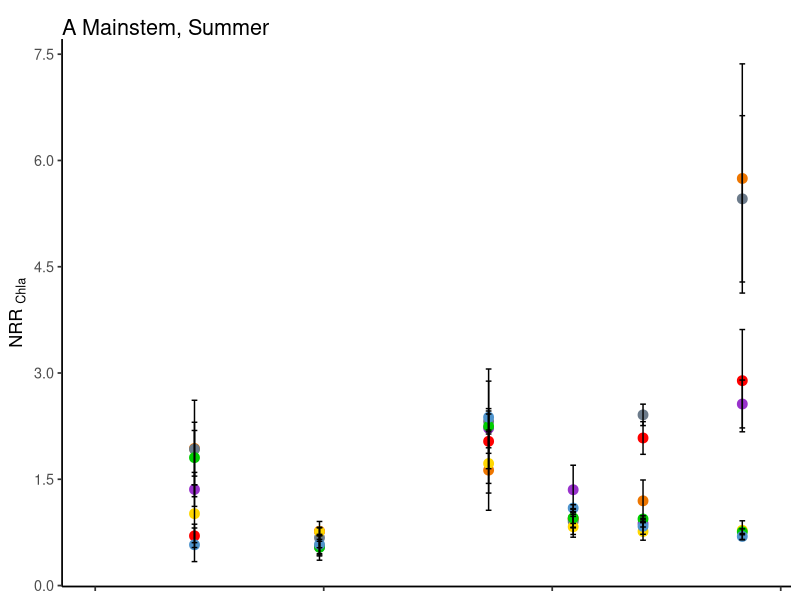
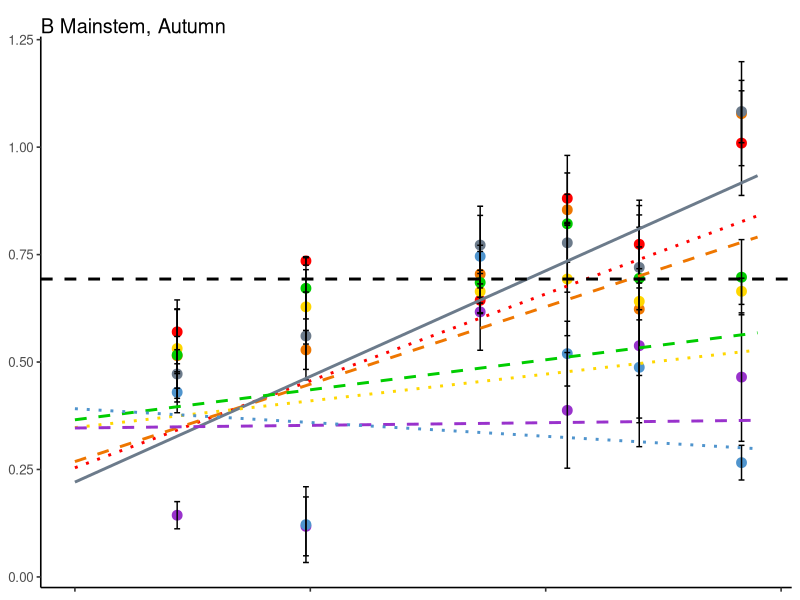
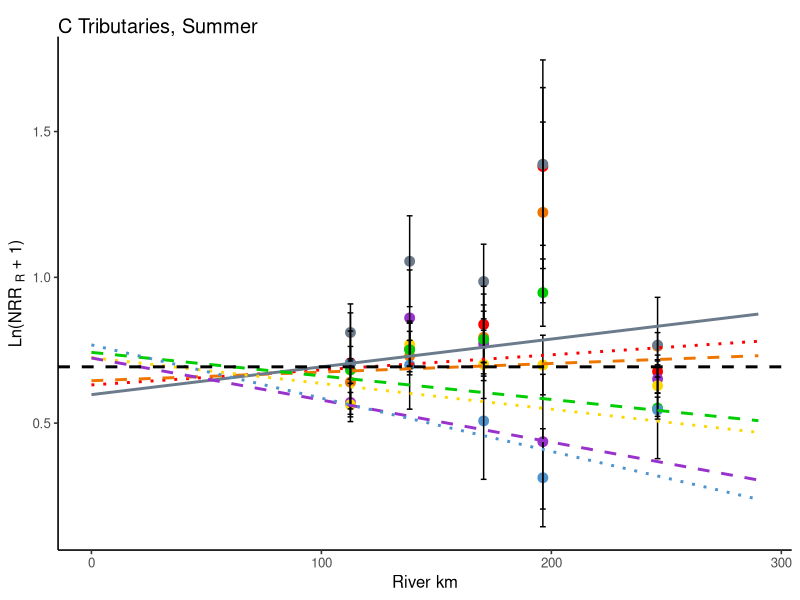
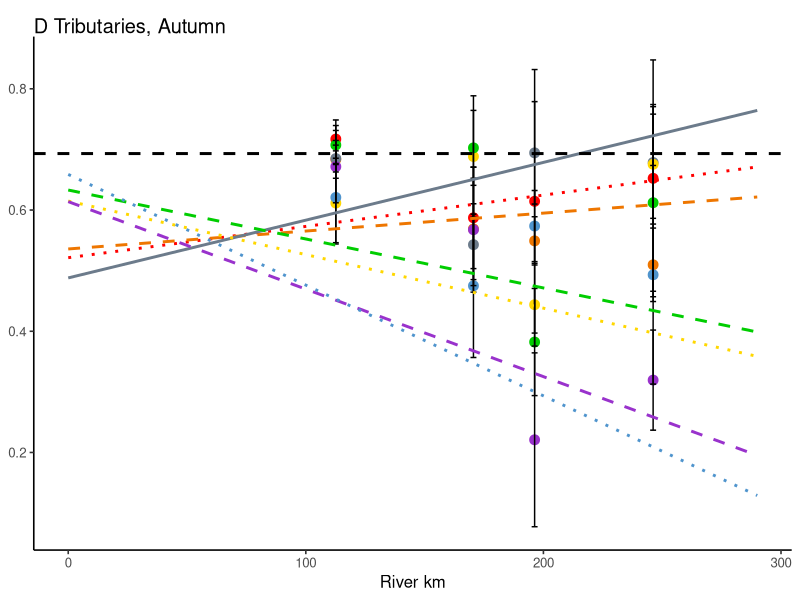

The R source for these figures, in order: (Note: this script raises an error after producing the figures.)
library(plyr)
library(dplyr)
library(ggplot2)
library(gridExtra)

#data (created in "all sites" by combining NDS files and water chem file)
nds_chem<-read.csv("NDS_chem_all.csv")
nds_chem$river_mile<-ifelse(nds_chem$stream=="ahtanum", 106, nds_chem$river_mile)
nds_chem$river_km<-nds_chem$river_mile*1.609
nds_chem$stream<-as.factor(nds_chem$stream)
nds_chem$season<-as.factor(nds_chem$season)
nds_chem$type<-as.factor(nds_chem$type)
nds_chem$Stream<-recode(nds_chem$stream, 'ahtanum'='Ahtanum', 'century'='Century Landing', 'kiona'='Kiona', 'mabton'='Mabton',
                                           'reecer'= 'Reecer', 'ringer'='Ringer', 'roza'='Roza', 'satus'='Satus', 
                                           'toppenish'='Toppenish', 'wenas'='Wenas', 'cleelum'='Cle Elum')
nds_chem$Si.mgL_Si<-nds_chem$Si.mgL*28.0855/60.08 #needed because data from Seal are expressed as mg SiO2, not as mg Si

nds_s<-subset(nds_chem, top=="sponge")
nds_s <- subset(nds_s, !(is.na(nds_s$cr.nrr)))

nds_g<-subset(nds_chem, top=="glass")
nds_g <- subset(nds_g, !(is.na(nds_g$chla.nrr)))

nds_s$Stream <- factor(nds_s$Stream, levels = c("Cle Elum", "Reecer", "Ringer", "Roza", "Wenas", "Century Landing",
                                                "Ahtanum", "Toppenish", "Satus", "Mabton", "Kiona"))

nds_g$Stream <- factor(nds_g$Stream, levels = c("Cle Elum", "Reecer", "Ringer", "Roza", "Wenas", "Century Landing",
                                                "Ahtanum", "Toppenish", "Satus", "Mabton", "Kiona"))

nds_g$season<-factor(nds_g$season, levels=c("summer", "fall"))

nds_s$season<-factor(nds_s$season, levels=c("summer", "fall"))

#NRR figures
#summaries
sum_s<-ddply(nds_s, c("stream", "nutrient", "season", "river_km", "top", "type", "Si.mgL_Si", "DOC.mgL", "DIN.mgNL", "oP.mgPL"), summarise, cr=mean(cr.area, na.rm=T), 
             cr_nrr=mean(cr.nrr, na.rm=T), se_cr=(sd(cr.area, na.rm=T)/sqrt(sum(!is.na(cr.area)))),
             se_cr_nrr=(sd(cr.nrr, na.rm=T)/sqrt(sum(!is.na(cr.nrr)))))
sum_s$nutrient<-as.factor(sum_s$nutrient)

sum_g<-ddply(nds_g, c("stream", "nutrient", "season", "river_km", "top","type", "Si.mgL_Si", "DOC.mgL", "DIN.mgNL", "oP.mgPL"), summarise, gpp=mean(gpp.area, na.rm=T),
             chl_a=mean(chla, na.rm=T), chl_a.nrr=mean(chla.nrr, na.rm=T), gpp.nrr=mean(gpp.nrr, na.rm=T), 
             se_gpp=(sd(gpp.area, na.rm=T)/sqrt(sum(!is.na(gpp.area)))), 
             se_chla=(sd(chla, na.rm=T)/sqrt(sum(!is.na(chla)))), 
             se_chla_nrr=(sd(chla.nrr, na.rm=T)/sqrt(sum(!is.na(chla.nrr)))))
sum_g$nutrient<-as.factor(sum_g$nutrient)

#figures showing ME models - updated 2/20/2024 because did not match output - unsure why
#CR NRR - separate by type to show different relationship between river mile and type
N.mains<-function (x){(0.4304319-0.06665833+ (0.0010123+0.0010095816)*x)}
NP.mains<-function (x){(0.4304319-0.05226625+(0.0010123+0.0007889932)*x)}
NPSi.mains<-function (x){(0.4304319-0.10001467+(0.0010123+0.0014462067)*x)}
NSi.mains<-function (x){(0.4304319+0.02581708 +(0.0010123-0.0009504016)*x)}
P.mains<-function (x){(0.4304319+0.02678777 +(0.0010123-0.0003903662)*x)}
PSi.mains<-function (x){(0.4304319+0.04495836 +(0.0010123-0.0003143952)*x)}
Si.mains<-function (x){(0.4304319+0.07073023 +(0.0010123-0.00133335)*x)}
mains<-function (x){0.4304319+0.0010123*x}

N.mainf<-function (x){(0.4304319-0.06665833+ (0.0010123+0.0010095816)*x)-0.1097521}
NP.mainf<-function (x){(0.4304319-0.05226625+(0.0010123+0.0007889932)*x)-0.1097521}
NPSi.mainf<-function (x){(0.4304319-0.10001467+(0.0010123+0.0014462067)*x)-0.1097521}
NSi.mainf<-function (x){(0.4304319+0.02581708 +(0.0010123-0.0009504016)*x)-0.1097521}
P.mainf<-function (x){(0.4304319+0.02678777 +(0.0010123-0.0003903662)*x)-0.1097521}
PSi.mainf<-function (x){(0.4304319+0.04495836 +(0.0010123-0.0003143952)*x)-0.1097521}
Si.mainf<-function (x){(0.4304319+0.07073023 +(0.0010123-0.00133335)*x)-0.1097521}
mainf<-function(x){(0.4304319+0.0010123*x)-0.1097521}

N.tribs<-function (x){(0.4304319-0.06665833+ (0.0010123+0.0010095816-0.0015056)*x)+0.2673480}
NP.tribs<-function (x){(0.4304319-0.05226625+(0.0010123+0.0007889932-0.0015056)*x)+0.2673480}
NPSi.tribs<-function (x){(0.4304319-0.10001450+(0.0010123+0.0014462060-0.0015056)*x)+0.2673480}
NSi.tribs<-function (x){(0.4304319+0.02581708 +(0.0010123-0.0009504016-0.0015056)*x)+0.2673480}
P.tribs<-function (x){(0.4304319+0.02678777 +(0.0010123-0.0003903662-0.0015056)*x)+0.2673480}
PSi.tribs<-function (x){(0.4304319+0.04495836 +(0.0010123-0.0003143952-0.0015056)*x)+0.2673480}
Si.tribs<-function (x){(0.4304319+0.07073023 +(0.0010123-0.00133335-0.0015056)*x)+0.2673480}
tribs<-function(x){(0.4304319+((0.0010123-0.0015056)*x))+0.2673480}

N.tribf<-function (x){(0.4304319-0.06665833+ (0.0010123+0.0010095816-0.0015056)*x)+0.2673480-0.1097521}
NP.tribf<-function (x){(0.4304319-0.05226625+(0.0010123+0.0007889932-0.0015056)*x)+0.2673480-0.1097521}
NPSi.tribf<-function (x){(0.4304319-0.10001450+(0.0010123+0.0014462060-0.0015056)*x)+0.2673480-0.1097521}
NSi.tribf<-function (x){(0.4304319+0.02581708 +(0.0010123-0.0009504016-0.0015056)*x)+0.2673480-0.1097521}
P.tribf<-function (x){(0.4304319+0.02678777 +(0.0010123-0.0003903662-0.0015056)*x)+0.2673480-0.1097521}
PSi.tribf<-function (x){(0.4304319+0.04495836 +(0.0010123-0.0003143952-0.0015056)*x)+0.2673480-0.1097521}
Si.tribf<-function (x){(0.4304319+0.07073023 +(0.0010123-0.00133335-0.0015056)*x)+0.2673480-0.1097521}
tribf<-function (x){(0.4304319+((0.0010123-0.0015056)*x))+0.2673480-0.1097521}

ave_all<-function(x){(0.4304319+0.0010123*x)}

#Fixed effects: log(cr.nrr + 1) ~ season + river_mile * type
#                       Value  Std.Error  DF   t-value  p-value
#(Intercept)          0.4304319 0.03463473 785 	12.427753  	0.0000
#seasonfall          -0.1097521 0.01345564 785 -8.156582  0.0000
#river_km             0.0010123 0.00037220 785  2.719848  0.0067
#typetrib             0.2673480 0.04474965 785  5.974304  0.0000
#river_km:typetrib   -0.0015056 0.00024023 785 -6.267546  0.0000

#         (Intercept)      river_km
#control  0.05064563 -0.0002562674
#N       -0.06665823  0.0010095811
#NP      -0.05226617  0.0007889928
#NPSi    -0.10001450  0.0014462060
#NSi      0.02581713 -0.0009504019
#P        0.02678773 -0.0003903661
#PSi      0.04495824 -0.0003143946
#Si       0.07073017 -0.0013333500

sum_s_main_s<-subset(sum_s,type=="mainstem"&season=="summer")
sum_s_main_f<-subset(sum_s, type=="mainstem" & season =="fall")
sum_s_trib_s<-subset(sum_s,type=="trib"&season=="summer")
sum_s_trib_f<-subset(sum_s,type=="trib"&season=="fall")

sum_s_main_s$nutrient<-factor(sum_s_main_s$nutrient, levels=c("control", "N", "P", "Si", "NP","NSi","PSi", "NPSi"))
sum_s_main_f$nutrient<-factor(sum_s_main_f$nutrient, levels=c("control", "N", "P", "Si", "NP","NSi","PSi","NPSi"))
sum_s_trib_s$nutrient<-factor(sum_s_trib_s$nutrient, levels=c("control", "N", "P", "Si", "NP","NSi","PSi","NPSi"))
sum_s_trib_f$nutrient<-factor(sum_s_trib_f$nutrient, levels=c("control", "N", "P", "Si", "NP","NSi","PSi","NPSi"))

A<-ggplot(subset(sum_s_main_s, !(nutrient=="control")), aes(x=river_km, y=log(cr_nrr+1)))+
  geom_point(aes(color=factor(nutrient)), size=3)+
  geom_errorbar(aes(ymin=log(cr_nrr+1)-log(se_cr_nrr+1), ymax=log(cr_nrr+1)+log(se_cr_nrr+1), width=2.5))+
  scale_color_manual(values=c("red","gold", "steelblue3", "darkorange2", "darkorchid", "green3", "slategray4"))+
  theme_classic(base_size = 12)+ylab(expression(paste('Ln(NRR ' [ R],' + 1)'))) + 
  theme(axis.text.x = element_blank(), axis.title.x = element_blank())+
  ggtitle("A Mainstem, Summer")+theme(plot.title = element_text(hjust = 0.0, vjust=-1))+
  scale_x_continuous(limits=c(0,290))+
  theme(legend.title=element_blank(),legend.position="none")+
   stat_function(fun=N.mains, color="red", lty="dotted", lwd=1)+
  stat_function(fun=NP.mains, color="darkorange2", lty="dashed",lwd=1)+
  stat_function(fun=NPSi.mains, color="slategray4", lty="solid",lwd=1)+
  stat_function(fun=P.mains, color="gold", lty="dotted",lwd=1)+
  stat_function(fun=PSi.mains, color="green3", lty="dashed",lwd=1)+
  stat_function(fun=NSi.mains, color="darkorchid", lty="dashed",lwd=1)+
  stat_function(fun=Si.mains, color="steelblue3", lty="dotted",lwd=1)+
  geom_hline(yintercept=log(2), lwd=1, lty="dashed")
stat_function(fun=mains, lwd=1)

B<-ggplot(subset(sum_s_main_f, !(nutrient=="control")), aes(x=river_km, y=log(cr_nrr+1)))+
  geom_point(aes(color=factor(nutrient)), size=3)+
  geom_errorbar(aes(ymin=log(cr_nrr+1)-log(se_cr_nrr+1), ymax=log(cr_nrr+1)+log(se_cr_nrr+1), width=2.5))+
  scale_color_manual(values=c("red","gold", "steelblue3", "darkorange2", "darkorchid", "green3", "slategray4"))+
  theme_classic(base_size = 12)+theme(axis.title.y = element_blank(), axis.title.x = element_blank(), axis.text.x = element_blank())+
   ggtitle("B Mainstem, Autumn")+theme(plot.title = element_text(hjust = 0.0, vjust=-1))+
  scale_x_continuous(limits=c(0,290))+
  theme(legend.title=element_blank(),legend.position="none")+
    stat_function(fun=N.mainf, color="red", lty="dotted", lwd=1)+
  stat_function(fun=NP.mainf, color="darkorange2", lty="dashed",lwd=1)+
  stat_function(fun=NPSi.mainf, color="slategray4", lty="solid",lwd=1)+
  stat_function(fun=P.mainf, color="gold", lty="dotted",lwd=1)+
  stat_function(fun=PSi.mainf, color="green3", lty="dashed",lwd=1)+
  stat_function(fun=NSi.mainf, color="darkorchid", lty="dashed",lwd=1)+
  stat_function(fun=Si.mainf, color="steelblue3", lty="dotted",lwd=1)+
  geom_hline(yintercept=log(2), lwd=1, lty="dashed")
stat_function(fun=mainf, lwd=1)

C<-ggplot(subset(sum_s_trib_s, !(nutrient=="control")), aes(x=river_km, y=log(cr_nrr+1)))+
  geom_point(aes(color=factor(nutrient)), size=3)+
  geom_errorbar(aes(ymin=log(cr_nrr+1)-log(se_cr_nrr+1), ymax=log(cr_nrr+1)+log(se_cr_nrr+1), width=2.5))+
  scale_color_manual(values=c("red","gold", "steelblue3", "darkorange2", "darkorchid", "green3", "slategray4"))+
  theme_classic(base_size=12)+ylab(expression(paste('Ln(NRR ' [R],' + 1)'))) +xlab("River km")+
  ggtitle("C Tributaries, Summer")+theme(plot.title = element_text(hjust = 0.0, vjust=-1))+
  theme(legend.title=element_blank(),legend.position="none")+
  scale_x_continuous(limits=c(0,290))+
    stat_function(fun=N.tribs, color="red", lty="dotted", lwd=1)+
  stat_function(fun=NP.tribs, color="darkorange2", lty="dashed", lwd=1)+
  stat_function(fun=NPSi.tribs, color="slategray4", lty="solid", lwd=1)+
  stat_function(fun=P.tribs, color="gold", lty="dotted", lwd=1)+
  stat_function(fun=PSi.tribs, color="green3", lty="dashed", lwd=1)+
  stat_function(fun=NSi.tribs, color="darkorchid", lty="dashed", lwd=1)+
  stat_function(fun=Si.tribs, color="steelblue3", lty="dotted", lwd=1)+
  geom_hline(yintercept=log(2), lwd=1, lty="dashed")
stat_function(fun=tribs, lwd=1)

D<-ggplot(subset(sum_s_trib_f, !(nutrient=="control")), aes(x=river_km, y=log(cr_nrr+1)))+
  geom_point(aes(color=factor(nutrient)), size=3)+
  geom_errorbar(aes(ymin=log(cr_nrr+1)-log(se_cr_nrr+1), ymax=log(cr_nrr+1)+log(se_cr_nrr+1), width=2.5))+
  scale_color_manual(values=c("red","gold", "steelblue3", "darkorange2", "darkorchid", "green3", "slategray4"))+
  theme_classic(base_size = 12)+ theme(axis.title.y = element_blank())+xlab("River km")+
  ggtitle("D Tributaries, Autumn")+theme(plot.title = element_text(hjust = 0.0, vjust=-1))+
  scale_x_continuous(limits=c(0,290))+
  theme(legend.title=element_blank(),legend.position = "none")+
    stat_function(fun=N.tribf, color="red", lty="dotted", lwd=1)+
  stat_function(fun=NP.tribf, color="darkorange2", lty="dashed",lwd=1)+
  stat_function(fun=NPSi.tribf, color="slategray4", lty="solid",lwd=1)+
  stat_function(fun=P.tribf, color="gold", lty="dotted",lwd=1)+
  stat_function(fun=PSi.tribf, color="green3", lty="dashed",lwd=1)+
  stat_function(fun=NSi.tribf, color="darkorchid", lty="dashed",lwd=1)+
  stat_function(fun=Si.tribf, color="steelblue3", lty="dotted",lwd=1)+
  geom_hline(yintercept=log(2), lwd=1, lty= "dashed")

#legend.position=c(0.2, 0.3), 
#legend.background = element_rect(color=NA, fill=NA)
#legend.spacing.y = 0.2, "inch"
stat_function(fun=tribf, lwd=1)
               
library(gridExtra)



#chla NRR, model with river km, season, and type only
sum_g$nutrient<-factor(sum_g$nutrient, levels=c("control", "N", "P", "NP","NSi","PSi", "Si","NPSi"))

#equations
#Fixed effects: chla.nrr ~ river_mile + season + river_mile * type 
#                     Value  Std.Error    DF   t-value  p-value
#(Intercept)          0.7526378 0.06627973 794 11.355474  0.0000
#river_mile          -0.0031057 0.00042297 794 -7.342575  0.0000
#seasonsummer         0.4611727 0.03273352 794 14.088696  0.0000
#typetrib            -0.4392558 0.07392803 794 -5.941668  0.0000
#river_mile:typetrib  0.0015501 0.00050217 794  3.086829  0.0021

#       (Intercept)
#control  0.06433244
#N        0.07263615
#NP      -0.05449180
#NPSi     0.01110275
#NSi     -0.04395794
#P        0.02348266
#PSi     -0.04629925
#Si      -0.02680503

N.tribf<-function (x){(0.7526378+0.07263615-(0.0031057*0.0015501)*x)}
NP.tribf<-function(x){0.7526378-0.05449180-(0.0031057*0.0015501)*x}
NPSi.tribf<-function(x){0.7526378+0.01110275-(0.0031057*0.0015501)*x}
NSi.tribf<-function(x){0.7526378-0.04395794-(0.0031057*0.0015501)*x}
P.tribf<-function(x){0.7526378+0.02348266-(0.0031057*0.0015501)*x}
PSi.tribf<-function(x){0.7526378-0.04629925-(0.0031057*0.0015501)*x}
Si.tribf<-function(x){0.7526378-0.02680503-(0.0031057*0.0015501)*x}

N.mains<-function (x){(0.7526378+0.07263615-0.0031057*x)*1.4611727*1.4392558}
NP.mains<-function(x){(0.7526378-0.05449180-0.0031057*x)*1.4611727*1.4392558}
NPSi.mains<-function(x){(0.7526378+0.01110275-0.0031057*x)*1.4611727*1.4392558}
NSi.mains<-function(x){(0.7526378-0.04395794-0.0031057*x)*1.4611727*1.4392558}
P.mains<-function(x){(0.7526378+0.02348266-0.0031057*x)*1.4611727*1.4392558}
PSi.mains<-function(x){(0.7526378-0.04629925-0.0031057*x)*1.4611727*1.4392558}
Si.mains<-function(x){(0.7526378-0.02680503-0.0031057*x)*1.4611727*1.4392558}

N.tribsL<-function (x){(0.7526378+0.07263615-(0.0031057*0.0015501)*log10(x))*1.4611727}
NP.tribsL<-function(x){(0.7526378-0.05449180-(0.0031057*0.0015501)*log10(x))*1.4611727}
NPSi.tribsL<-function(x){(0.7526378+0.01110275-(0.0031057*0.0015501)*log10(x))*1.4611727}
NSi.tribsL<-function(x){(0.7526378-0.04395794-(0.0031057*0.0015501)*log10(x))*1.4611727}
P.tribsL<-function(x){(0.7526378+0.02348266-(0.0031057*0.0015501)*log10(x))*1.4611727}
PSi.tribsL<-function(x){(0.7526378-0.04629925-(0.0031057*0.0015501)*log10(x))*1.4611727}
Si.tribsL<-function(x){(0.7526378-0.02680503-(0.0031057*0.0015501)*log10(x))*1.4611727}

N.mainf<-function (x){(0.7526378+0.07263615-0.0031057*x)*1.4392558}
NP.mainf<-function(x){(0.7526378-0.05449180-0.0031057*x)*1.4392558}
NPSi.mainf<-function(x){(0.7526378+0.01110275-0.0031057*x)*1.4392558}
NSi.mainf<-function(x){(0.7526378-0.04395794-0.0031057*x)*1.4392558}
P.mainf<-function(x){(0.7526378+0.02348266-0.0031057*x)*1.4392558}
PSi.mainf<-function(x){(0.7526378-0.04629925-0.0031057*x)*1.4392558}
Si.mainf<-function(x){(0.7526378-0.02680503-0.0031057*x)*1.4392558}

sum_g_main_s<-subset(sum_g,type=="mainstem"&season=="summer")
sum_g_main_f<-subset(sum_g, type=="mainstem" & season =="fall")
sum_g_trib_s<-subset(sum_g,type=="trib"&season=="summer")
sum_g_trib_f<-subset(sum_g,type=="trib"&season=="fall")

sum_g_main_s$nutrient<-factor(sum_g_main_s$nutrient, levels=c("control", "N", "P", "Si", "NP","NSi","PSi", "NPSi"))
sum_g_main_f$nutrient<-factor(sum_g_main_f$nutrient, levels=c("control", "N", "P", "Si", "NP","NSi","PSi","NPSi"))
sum_g_trib_s$nutrient<-factor(sum_g_trib_s$nutrient, levels=c("control", "N", "P", "Si", "NP","NSi","PSi","NPSi"))
sum_g_trib_f$nutrient<-factor(sum_g_trib_f$nutrient, levels=c("control", "N", "P", "Si", "NP","NSi","PSi","NPSi"))

A<-ggplot(subset(sum_g_main_s, !(nutrient=="control")), aes(x=river_km, y=chl_a.nrr))+
  geom_point(aes(color=factor(nutrient)), size=3)+
  geom_errorbar(aes(ymin=chl_a.nrr-se_chla_nrr, ymax=chl_a.nrr+se_chla_nrr, width=2.5))+
  scale_color_manual(values=c("red","gold", "steelblue3", "darkorange2", "darkorchid", "green3", "slategray4"))+
  theme_classic(base_size = 13)+ylab(expression(paste('NRR '[Chla],''))) +theme(axis.title.x = element_blank(), axis.text.x = element_blank())+
  ggtitle("A Mainstem, Summer")+theme(plot.title = element_text(hjust = 0, vjust=-1))+
  theme(legend.title=element_blank(),legend.position="none")+scale_x_continuous(limits=c(0,290))+
  scale_y_continuous(breaks=seq(0,7.5, by=1.5))

  +stat_function(fun=N.mains, color="red")+
  stat_function(fun=NP.mains, color="orange")+
  stat_function(fun=NPSi.mains, color="slategray4")+
  stat_function(fun=P.mains, color="goldenrod2")+
  stat_function(fun=PSi.mains, color="turquoise4")+
  stat_function(fun=NSi.mains, color="orchid")+
  stat_function(fun=Si.mains, color="deepskyblue3")

B<-ggplot(subset(sum_g_main_f, !(nutrient=="control")), aes(x=river_km, y=chl_a.nrr))+
  geom_point(aes(color=factor(nutrient)), size=3)+
  geom_errorbar(aes(ymin=chl_a.nrr-se_chla_nrr, ymax=chl_a.nrr+se_chla_nrr, width=2.5))+
  scale_color_manual(values=c("red","gold", "steelblue3", "darkorange2", "darkorchid", "green3", "slategray4"))+
  theme_classic(base_size = 13)+ ylab(expression(paste('NRR '[Chla],''))) +
  theme(axis.text.x = element_blank(), axis.title.x = element_blank())+
  ggtitle("B Mainstem, Autumn")+theme(plot.title = element_text(hjust = 0.0, vjust=-1))+
  theme(legend.title=element_blank(),legend.position="none")+
  scale_y_continuous(limits = c(0,7.5), breaks=seq(0,7.5, by=1.5))+scale_x_continuous(limits=c(0,290))

  +stat_function(fun=(N.mainf), color="red")+
  stat_function(fun=(NP.mainf), color="orange")+
  stat_function(fun=(NPSi.mainf), color="slategray4")+
  stat_function(fun=(P.mainf), color="goldenrod2")+
  stat_function(fun=(PSi.mainf), color="turquoise4")+
  stat_function(fun=(NSi.mainf), color="orchid")+
  stat_function(fun=(Si.mainf), color="deepskyblue3")

C<-ggplot(subset(sum_g_trib_s, !(nutrient=="control")), aes(x=river_km, y=chl_a.nrr))+
  geom_point(aes(color=factor(nutrient)), size=3)+
  geom_errorbar(aes(ymin=chl_a.nrr-se_chla_nrr, ymax=chl_a.nrr+se_chla_nrr, width=2.5))+
  scale_color_manual(values=c("red","gold", "steelblue3", "darkorange2", "darkorchid", "green3", "slategray4"))+
  theme_classic(base_size=13)+ylab(expression(paste('NRR '[Chla],''))) +xlab("River km")+
  ggtitle("C Tributaries, Summer")+theme(plot.title = element_text(hjust = 0.0, vjust=-1))+
  theme(legend.title=element_blank(),legend.position="none")+
  scale_x_continuous(limits=c(0,290))+
  scale_y_log10(breaks = c(0.3, 1.0, 3.0, 10, 30), labels = c(0.3, 1.0, 3.0, 10, 30))

  +stat_function(fun=N.tribsL, color="red")+
  stat_function(fun=NP.tribsL, color="orange")+
  stat_function(fun=NPSi.tribsL, color="slategray4")+
  stat_function(fun=P.tribsL, color="goldenrod2")+
  stat_function(fun=PSi.tribsL, color="turquoise4")+
  stat_function(fun=NSi.tribsL, color="orchid")+
  stat_function(fun=Si.tribsL, color="deepskyblue3")

D<-ggplot(subset(sum_g_trib_f, !(nutrient=="control")), aes(x=river_km, y=chl_a.nrr))+
  geom_point(aes(color=factor(nutrient)), size=3)+
  geom_errorbar(aes(ymin=chl_a.nrr-se_chla_nrr, ymax=chl_a.nrr+se_chla_nrr), width=2.5)+
  scale_color_manual(values=c("red","gold", "steelblue3", "darkorange2", "darkorchid", "green3", "slategray4"))+
  theme_classic(base_size = 13)+ ylab(expression(paste('NRR '[Chla],''))) +xlab("River km")+
  ggtitle("D Tributaries, Autumn")+theme(plot.title = element_text(hjust = 0.0, vjust=-1))+
  theme(legend.title=element_blank(),legend.position="none")+
  scale_x_continuous(limits=c(0,290))+scale_y_continuous(limits=c(0,2.5), breaks=seq(0, 2.5, by=0.5))

  +stat_function(fun=N.tribf, color="red")+
  stat_function(fun=NP.tribf, color="orange")+
  stat_function(fun=NPSi.tribf, color="slategray4")+
  stat_function(fun=P.tribf, color="goldenrod2")+
  stat_function(fun=PSi.tribf, color="turquoise4")+
  stat_function(fun=NSi.tribf, color="orchid")+
  stat_function(fun=Si.tribf, color="deepskyblue3")

grid.arrange(A, B, C, D, ncol=2, nrow = 2, heights = c(1, 1.2))

#chlorophyll-a, without Wenas
#Fixed effects: log(chla.nrr) ~ river_mile * season 
#                         Value  Std.Error  DF   t-value p-value
#(Intercept)            -0.3379904 0.11646515 716 -2.902074  0.0038
#river_mile             0.0053242 0.00113156 716  4.705179  0.0000
#seasonfall             0.0848563 0.16588367 716  0.511541  0.6091
#river_mile:seasonfall -0.0079885 0.00141784 716 -5.634295  0.0000

#       (Intercept)    river_mile
#control  0.0001417365  0.0001481625
#N       -0.0285294132  0.0018817072
#NP       0.0148751965 -0.0010105739
#NPSi    -0.0257849645  0.0015902815
#NSi      0.0281159682 -0.0018150838
#P        0.0105744550 -0.0006058083
#PSi      0.0100358109 -0.0006453788
#Si      -0.0094287894  0.0004566935

N.chlas<-function (x){(-0.3379904 -0.0285294132+(0.0018817072*0.0053242*1.00798853*x))}
NP.chlas<-function (x){(-0.3379904 +0.0148751965+(-0.0010105739*0.0053242*1.00798853*x))}
NPSi.chlas<-function (x){(-0.3379904 -0.0257849645+(0.0015902815*0.0053242*1.00798853*x))}
NSi.chlas<-function (x){(-0.3379904 +0.0281159682+(-0.0018150838*0.0053242*1.00798853*x))}
P.chlas<-function (x){(-0.3379904+0.0105744550(-0.0006058083*0.0053242*1.00798853*x))}
PSi.chlas<-function (x){(-0.3379904 +0.0100358109+(-0.0006453788*0.0053242*1.00798853*x))}
Si.chlas<-function (x){(-0.3379904 -0.00942878945+(0.0004566935*0.0053242*1.00798853*x))}

N.chlaf<-function (x){(-0.3379904 -0.0285294132+(0.0018817072*0.0053242*x))*1.0848563}
NP.chlaf<-function (x){(-0.3379904 +0.0148751965+(-0.0010105739*0.0053242*x))*1.0848563}
NPSi.chlaf<-function (x){(-0.3379904 -0.0257849645+(0.0015902815*0.0053242*x))*1.0848563}
NSi.chlaf<-function (x){(-0.3379904 +0.0281159682+(-0.0018150838*0.0053242*x))*1.0848563}
P.chlaf<-function (x){(-0.3379904+0.0105744550(-0.0006058083*0.0053242*x))*1.0848563}
PSi.chlaf<-function (x){(-0.3379904 +0.0100358109+(-0.0006453788*0.0053242*x))*1.0848563}
Si.chlaf<-function (x){(-0.3379904 -0.00942878945+(0.0004566935*0.0053242*x))*1.0848563}

sum_g_w<-subset(sum_g, !(stream=="wenas"))
sum_g_ws<-subset(sum_g_w, season=="summer")
sum_g_wf<-subset(sum_g_w, season=="fall")

A<-ggplot(subset(sum_g_ws, !(nutrient=="control")), aes(x=river_mile, y=log(chl_a.nrr)))+
  geom_point(aes(color=factor(nutrient)), size=3)+
  geom_errorbar(aes(ymin=log(chl_a.nrr)-log(se_chla_nrr), ymax=log(chl_a.nrr)+log(se_chla_nrr), width=2.5))+
  scale_color_manual(values=c("red","goldenrod2", "deepskyblue3", "orange", "orchid", "turquoise4", "slategray4"))+
  theme_bw(base_size = 14)+ylab(expression(paste('log (NRR'[chla],')'))) +xlab("River Mile")+
  ggtitle("A. Summer")+theme(plot.title = element_text(hjust = 0.02, vjust=-8))+
  theme(legend.title=element_blank(),legend.position="none")+
  stat_function(fun=N.chlas, color="red")+
  stat_function(fun=NP.chlas, color="orange")+
  stat_function(fun=NPSi.chlas, color="slategray4")+
  stat_function(fun=P.chlas, color="goldenrod2")+
  stat_function(fun=PSi.chlas, color="turquoise4")+
  stat_function(fun=NSi.chlas, color="orchid")+
  stat_function(fun=Si.chlas, color="deepskyblue3")

B<-ggplot(subset(sum_g_wf, !(nutrient=="control")), aes(x=river_mile, y=log(chl_a.nrr)))+
  geom_point(aes(color=factor(nutrient)), size=3)+
  geom_errorbar(aes(ymin=log(chl_a.nrr)-log(se_chla_nrr), ymax=log(chl_a.nrr)+log(se_chla_nrr), width=2.5))+
  scale_color_manual(values=c("red","goldenrod2", "deepskyblue3", "orange", "orchid", "turquoise4", "slategray4"))+
  theme_bw(base_size = 14)+ylab(expression(paste('log (NRR'[chla],')')))+xlab("River Mile") +
  ggtitle("B. Fall")+theme(plot.title = element_text(hjust = 0.02, vjust=-8))+
  theme(legend.title=element_blank(),legend.position="none")+
  stat_function(fun=N.chlaf, color="red")+
  stat_function(fun=NP.chlaf, color="orange")+
  stat_function(fun=NPSi.chlaf, color="slategray4")+
  stat_function(fun=P.chlaf, color="goldenrod2")+
  stat_function(fun=PSi.chlaf, color="turquoise4")+
  stat_function(fun=NSi.chlaf, color="orchid")+
  stat_function(fun=Si.chlaf, color="deepskyblue3")

grid.arrange(A, B, ncol=1)

#slopes are so low that they look flat here. For some reason, summer lines are below all points - maybe need to check.
#either way, hand-calculation reveals almost no change. 



#previous attempts - can probably delete*****
nds_ssummer<-subset(nds_s, season=="summer")
nds_sfall<-subset(nds_s, season=="fall")

newdat1<-expand.grid(type=unique(nds_ssummer$type),
                     season=unique(nds_ssummer$season),
                     river_mile=c(min(nds_ssummer$river_mile),
                                  max(nds_ssummer$river_mile)))
newdat2<-expand.grid(type=unique(nds_sfall$type),
                     season=unique(nds_sfall$season),
                     river_mile=c(min(nds_sfall$river_mile),
                                  max(nds_sfall$river_mile)))

ggplot(nds_s, aes(x=river_mile, y=log(cr.nrr+1)))+
  geom_point(aes(shape=factor(type)))+
  geom_line(aes(y=predict(Mf), group=nutrient))+
  geom_line(data=newdat, aes(y=predict(Mf, level=0,newdata=newdat), color=factor(season)))+
  annotate()
theme_bw()

#example:
ggplot(Orthodont, aes(x=age, y=distance, colour=Sex)) +
  geom_point(size=3) +
  geom_line(aes(y=predict(fm2), group=Subject, size="Subjects")) +
  geom_line(data=newdat, aes(y=predict(fm2, level=0, newdata=newdat), size="Population")) +
  scale_size_manual(name="Predictions", values=c("Subjects"=0.5, "Population"=3)) +
  theme_bw(base_size=22) 
      
